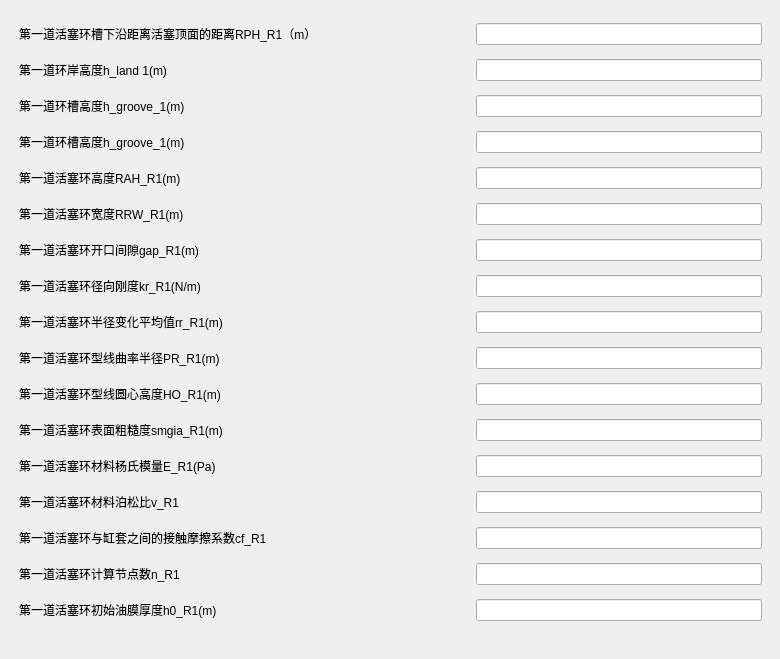
<?xml version="1.0" encoding="UTF-8"?>
<ui version="4.0">
 <class>Input_Second_1_dialog_UI</class>
 <widget class="QWidget" name="Input_Second_1_dialog_UI">
  <property name="geometry">
   <rect>
    <x>0</x>
    <y>0</y>
    <width>780</width>
    <height>659</height>
   </rect>
  </property>
  <property name="windowTitle">
   <string>Form</string>
  </property>
  <widget class="CardWidget" name="CardWidget_165">
   <property name="geometry">
    <rect>
     <x>10</x>
     <y>10</y>
     <width>761</width>
     <height>641</height>
    </rect>
   </property>
   <property name="minimumSize">
    <size>
     <width>0</width>
     <height>0</height>
    </size>
   </property>
   <layout class="QGridLayout" name="gridLayout_93">
    <property name="topMargin">
     <number>8</number>
    </property>
    <property name="bottomMargin">
     <number>8</number>
    </property>
    <item row="18" column="0">
     <widget class="SubtitleLabel" name="SubtitleLabel_691">
      <property name="minimumSize">
       <size>
        <width>451</width>
        <height>28</height>
       </size>
      </property>
      <property name="maximumSize">
       <size>
        <width>461</width>
        <height>28</height>
       </size>
      </property>
      <property name="text">
       <string>第一道活塞环初始油膜厚度h0_R1(m)</string>
      </property>
     </widget>
    </item>
    <item row="2" column="0">
     <widget class="SubtitleLabel" name="SubtitleLabel_688">
      <property name="minimumSize">
       <size>
        <width>451</width>
        <height>28</height>
       </size>
      </property>
      <property name="maximumSize">
       <size>
        <width>461</width>
        <height>28</height>
       </size>
      </property>
      <property name="text">
       <string>第一道环岸高度h_land 1(m)</string>
      </property>
     </widget>
    </item>
    <item row="13" column="0">
     <widget class="SubtitleLabel" name="SubtitleLabel_686">
      <property name="minimumSize">
       <size>
        <width>451</width>
        <height>28</height>
       </size>
      </property>
      <property name="maximumSize">
       <size>
        <width>461</width>
        <height>28</height>
       </size>
      </property>
      <property name="text">
       <string>第一道活塞环表面粗糙度smgia_R1(m)</string>
      </property>
     </widget>
    </item>
    <item row="1" column="0">
     <widget class="StrongBodyLabel" name="StrongBodyLabel_29">
      <property name="minimumSize">
       <size>
        <width>451</width>
        <height>28</height>
       </size>
      </property>
      <property name="maximumSize">
       <size>
        <width>451</width>
        <height>28</height>
       </size>
      </property>
      <property name="text">
       <string>第一道活塞环槽下沿距离活塞顶面的距离RPH_R1（m）</string>
      </property>
     </widget>
    </item>
    <item row="7" column="0">
     <widget class="SubtitleLabel" name="SubtitleLabel_681">
      <property name="minimumSize">
       <size>
        <width>451</width>
        <height>28</height>
       </size>
      </property>
      <property name="maximumSize">
       <size>
        <width>461</width>
        <height>28</height>
       </size>
      </property>
      <property name="text">
       <string>第一道活塞环宽度RRW_R1(m)</string>
      </property>
     </widget>
    </item>
    <item row="4" column="0">
     <widget class="SubtitleLabel" name="SubtitleLabel_685">
      <property name="minimumSize">
       <size>
        <width>451</width>
        <height>28</height>
       </size>
      </property>
      <property name="maximumSize">
       <size>
        <width>461</width>
        <height>28</height>
       </size>
      </property>
      <property name="text">
       <string>第一道环槽高度h_groove_1(m)</string>
      </property>
     </widget>
    </item>
    <item row="8" column="0">
     <widget class="SubtitleLabel" name="SubtitleLabel_695">
      <property name="minimumSize">
       <size>
        <width>451</width>
        <height>28</height>
       </size>
      </property>
      <property name="maximumSize">
       <size>
        <width>461</width>
        <height>28</height>
       </size>
      </property>
      <property name="text">
       <string>第一道活塞环开口间隙gap_R1(m)</string>
      </property>
     </widget>
    </item>
    <item row="5" column="0">
     <widget class="SubtitleLabel" name="SubtitleLabel_694">
      <property name="minimumSize">
       <size>
        <width>451</width>
        <height>28</height>
       </size>
      </property>
      <property name="maximumSize">
       <size>
        <width>461</width>
        <height>28</height>
       </size>
      </property>
      <property name="text">
       <string>第一道活塞环高度RAH_R1(m)</string>
      </property>
     </widget>
    </item>
    <item row="9" column="0">
     <widget class="SubtitleLabel" name="SubtitleLabel_687">
      <property name="minimumSize">
       <size>
        <width>451</width>
        <height>28</height>
       </size>
      </property>
      <property name="maximumSize">
       <size>
        <width>461</width>
        <height>28</height>
       </size>
      </property>
      <property name="text">
       <string>第一道活塞环径向刚度kr_R1(N/m)</string>
      </property>
     </widget>
    </item>
    <item row="17" column="0">
     <widget class="SubtitleLabel" name="SubtitleLabel_690">
      <property name="minimumSize">
       <size>
        <width>451</width>
        <height>28</height>
       </size>
      </property>
      <property name="maximumSize">
       <size>
        <width>461</width>
        <height>28</height>
       </size>
      </property>
      <property name="text">
       <string>第一道活塞环计算节点数n_R1</string>
      </property>
     </widget>
    </item>
    <item row="16" column="0">
     <widget class="StrongBodyLabel" name="StrongBodyLabel_28">
      <property name="minimumSize">
       <size>
        <width>451</width>
        <height>28</height>
       </size>
      </property>
      <property name="maximumSize">
       <size>
        <width>451</width>
        <height>28</height>
       </size>
      </property>
      <property name="text">
       <string>第一道活塞环与缸套之间的接触摩擦系数cf_R1</string>
      </property>
     </widget>
    </item>
    <item row="14" column="0">
     <widget class="SubtitleLabel" name="SubtitleLabel_683">
      <property name="minimumSize">
       <size>
        <width>451</width>
        <height>28</height>
       </size>
      </property>
      <property name="maximumSize">
       <size>
        <width>461</width>
        <height>28</height>
       </size>
      </property>
      <property name="text">
       <string>第一道活塞环材料杨氏模量E_R1(Pa)</string>
      </property>
     </widget>
    </item>
    <item row="12" column="0">
     <widget class="SubtitleLabel" name="SubtitleLabel_689">
      <property name="minimumSize">
       <size>
        <width>451</width>
        <height>28</height>
       </size>
      </property>
      <property name="maximumSize">
       <size>
        <width>461</width>
        <height>28</height>
       </size>
      </property>
      <property name="text">
       <string>第一道活塞环型线圆心高度HO_R1(m)</string>
      </property>
     </widget>
    </item>
    <item row="3" column="0">
     <widget class="SubtitleLabel" name="SubtitleLabel_682">
      <property name="minimumSize">
       <size>
        <width>451</width>
        <height>28</height>
       </size>
      </property>
      <property name="maximumSize">
       <size>
        <width>461</width>
        <height>28</height>
       </size>
      </property>
      <property name="text">
       <string>第一道环槽高度h_groove_1(m)</string>
      </property>
     </widget>
    </item>
    <item row="15" column="0">
     <widget class="SubtitleLabel" name="SubtitleLabel_693">
      <property name="minimumSize">
       <size>
        <width>451</width>
        <height>28</height>
       </size>
      </property>
      <property name="maximumSize">
       <size>
        <width>461</width>
        <height>28</height>
       </size>
      </property>
      <property name="text">
       <string>第一道活塞环材料泊松比v_R1</string>
      </property>
     </widget>
    </item>
    <item row="11" column="0">
     <widget class="SubtitleLabel" name="SubtitleLabel_692">
      <property name="minimumSize">
       <size>
        <width>451</width>
        <height>28</height>
       </size>
      </property>
      <property name="maximumSize">
       <size>
        <width>461</width>
        <height>28</height>
       </size>
      </property>
      <property name="text">
       <string>第一道活塞环型线曲率半径PR_R1(m)</string>
      </property>
     </widget>
    </item>
    <item row="10" column="0">
     <widget class="SubtitleLabel" name="SubtitleLabel_684">
      <property name="minimumSize">
       <size>
        <width>451</width>
        <height>28</height>
       </size>
      </property>
      <property name="maximumSize">
       <size>
        <width>461</width>
        <height>28</height>
       </size>
      </property>
      <property name="text">
       <string>第一道活塞环半径变化平均值rr_R1(m)</string>
      </property>
     </widget>
    </item>
    <item row="1" column="1">
     <widget class="LineEdit" name="LineEdit">
      <property name="text">
       <string/>
      </property>
     </widget>
    </item>
    <item row="2" column="1">
     <widget class="LineEdit" name="LineEdit_2"/>
    </item>
    <item row="3" column="1">
     <widget class="LineEdit" name="LineEdit_3"/>
    </item>
    <item row="4" column="1">
     <widget class="LineEdit" name="LineEdit_4"/>
    </item>
    <item row="5" column="1">
     <widget class="LineEdit" name="LineEdit_5"/>
    </item>
    <item row="7" column="1">
     <widget class="LineEdit" name="LineEdit_6"/>
    </item>
    <item row="8" column="1">
     <widget class="LineEdit" name="LineEdit_7"/>
    </item>
    <item row="9" column="1">
     <widget class="LineEdit" name="LineEdit_8"/>
    </item>
    <item row="10" column="1">
     <widget class="LineEdit" name="LineEdit_9"/>
    </item>
    <item row="11" column="1">
     <widget class="LineEdit" name="LineEdit_10"/>
    </item>
    <item row="12" column="1">
     <widget class="LineEdit" name="LineEdit_11"/>
    </item>
    <item row="13" column="1">
     <widget class="LineEdit" name="LineEdit_12"/>
    </item>
    <item row="14" column="1">
     <widget class="LineEdit" name="LineEdit_13"/>
    </item>
    <item row="15" column="1">
     <widget class="LineEdit" name="LineEdit_14"/>
    </item>
    <item row="16" column="1">
     <widget class="LineEdit" name="LineEdit_15"/>
    </item>
    <item row="17" column="1">
     <widget class="LineEdit" name="LineEdit_16"/>
    </item>
    <item row="18" column="1">
     <widget class="LineEdit" name="LineEdit_17"/>
    </item>
   </layout>
  </widget>
 </widget>
 <customwidgets>
  <customwidget>
   <class>CardWidget</class>
   <extends>QFrame</extends>
   <header>qfluentwidgets</header>
   <container>1</container>
  </customwidget>
  <customwidget>
   <class>StrongBodyLabel</class>
   <extends>QLabel</extends>
   <header>qfluentwidgets</header>
  </customwidget>
  <customwidget>
   <class>SubtitleLabel</class>
   <extends>QLabel</extends>
   <header>qfluentwidgets</header>
  </customwidget>
  <customwidget>
   <class>LineEdit</class>
   <extends>QLineEdit</extends>
   <header>qfluentwidgets</header>
  </customwidget>
 </customwidgets>
 <resources/>
 <connections/>
</ui>
